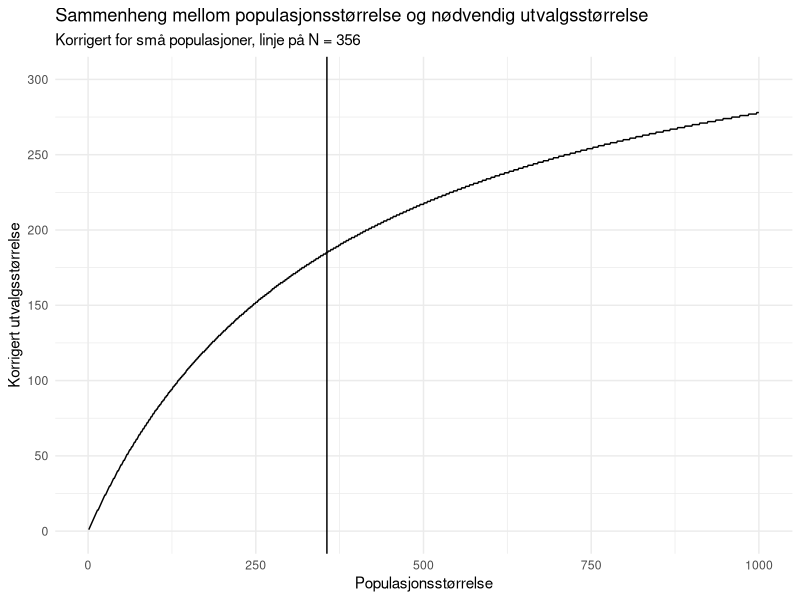

This chart was generated by the following R code:
## ---- chunk 1
library(tidyverse)

gammel = theme_set(theme_minimal())
## ---- chunk 2

z_verdi = 1.96
p = 0.5
feilmargin  = 0.05

utvalgs_str = ((z_verdi^2)*p*(1-p)) / (feilmargin^2)
utvalgs_str

## ---- chunk 3
p_hatt = 0.5
sem = sqrt(p_hatt*(1-p_hatt))/sqrt(385)
p_hatt - (sem * 1.96)
p_hatt + (sem * 1.96)
## ---- chunk 4
pop_str = 356

korrigert_utvalgsstr = utvalgs_str / (1 + ((utvalgs_str - 1) / pop_str))
korrigert_utvalgsstr
## ---- chunk 5

vek_popstr = 1:1000
vek_korrigert_utvalgsstr = round(utvalgs_str / (1 + ((utvalgs_str - 1) / vek_popstr)))

temp = data.frame(vek_popstr, vek_korrigert_utvalgsstr)

ggplot(data = temp) +
  geom_line(aes(x = vek_popstr, y = vek_korrigert_utvalgsstr)) +
  labs(x = "Populasjonsstørrelse", y = "Korrigert utvalgsstørrelse", title = "Sammenheng mellom populasjonsstørrelse og nødvendig utvalgsstørrelse", subtitle = "Korrigert for små populasjoner, linje på N = 356") +
  scale_y_continuous(breaks = seq(0, 300, 50), limits = c(0, 300)) +
  geom_vline(aes(xintercept = 356))
